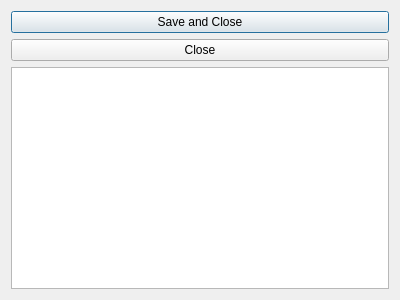
<?xml version="1.0" encoding="UTF-8"?>
<ui version="4.0">
 <class>Dialog</class>
 <widget class="QDialog" name="Dialog">
  <property name="windowModality">
   <enum>Qt::NonModal</enum>
  </property>
  <property name="geometry">
   <rect>
    <x>0</x>
    <y>0</y>
    <width>400</width>
    <height>300</height>
   </rect>
  </property>
  <property name="windowTitle">
   <string>Dialog</string>
  </property>
  <layout class="QVBoxLayout" name="verticalLayout">
   <item>
    <widget class="QPushButton" name="saveAndCloseButton">
     <property name="text">
      <string>Save and Close</string>
     </property>
    </widget>
   </item>
   <item>
    <widget class="QPushButton" name="closeButton">
     <property name="text">
      <string>Close</string>
     </property>
    </widget>
   </item>
   <item>
    <widget class="QTextEdit" name="textEdit"/>
   </item>
  </layout>
 </widget>
 <resources/>
 <connections/>
</ui>
